Frame 1 (no input): blank canvas, image omitted
Frame 60 (the mouse pressed at the canvas centre just before this capture): blank canvas, image omitted
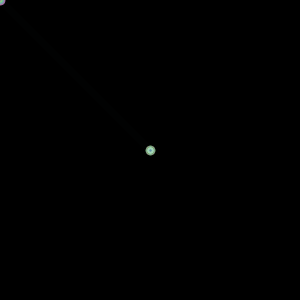
Frame 120 (the mouse held since frame 60 and released just before this capture)

The Processing sketch whose frames 1 and 60 were blank and that drew this single picture after the mouse press (run headless with seeded random() and noise(); from frame 60 on, the mouse is pressed at the canvas centre):

// Processing sketch: processing_93882
// ── processing_93882.pde

float r;
float g;
float b;
float a;
float w;
void setup() {
size(300,300);
background(0);
smooth();
}
void draw() {
r = random(255);
g = random(255);
b = random(255);
a = random(255);
w = random(10);
stroke(r,g,b,a);
strokeWeight(w);
line(pmouseX,pmouseY,mouseX,mouseY);
}
void mousePressed(){
  background(0);
}
